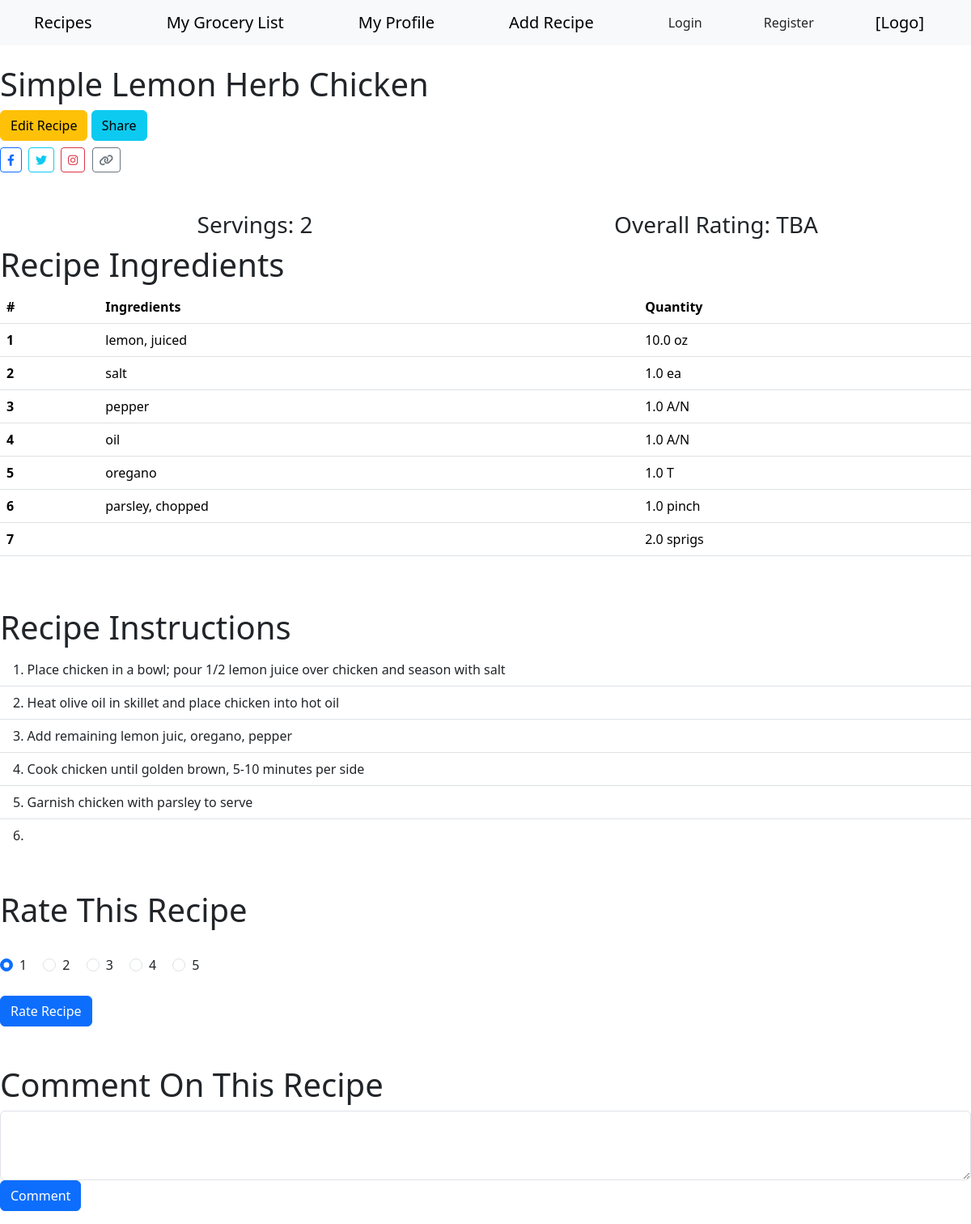
/recipe/1, run on the app's committed database.
### app/models.py (models this page shows)
class Recipe(db.Model):
	__tablename__ = 'recipes'
	recipe_id = db.Column(db.Integer, primary_key=True)
	recipe_desc = db.Column(db.String(100))
	recipe_type = db.Column(db.String(50))
	recipe_servings = db.Column(db.Integer)
	recipe_rating = db.Column(db.Integer)
	recipe_insns = db.Column(db.String(1000))
	def __repr__(self):
		return f'<Recipe: {self.recipe_desc}>'

class Recipe_Ingredient(db.Model):
	__tablename__ = 'recipe_ingredients'
	recing_id = db.Column(db.Integer, primary_key=True)
	recipe_id = db.Column(db.Integer, db.ForeignKey('recipes.recipe_id'))
	ing_id = db.Column(db.Integer, db.ForeignKey('ingredients.ing_id'))
	ing_qty = db.Column(db.Double)
	ing_uom = db.Column(db.String(10))

class Ingredient(db.Model):
	__tablename__ = 'ingredients'
	ing_id = db.Column(db.Integer, primary_key=True)
	ing_desc = db.Column(db.String(200))
	ing_type = db.Column(db.String(30))

### app/routes.py (the view)
@myapp_obj.route("/recipe/<id>", methods=['GET', 'POST'])
def recipeX(id):
    def parseInstructions(id):
        recipe = db.session.get(Recipe, id)
        if recipe and recipe.recipe_insns:
            return recipe.recipe_insns.split(".")
        return []
    recipe = db.session.get(Recipe, id)
    ing_descs = getIngDescs(id)
    recipe_qtys = Recipe_Ingredient.query.filter(Recipe_Ingredient.recipe_id==id).all()
    recipe_insns = parseInstructions(id)
    recform = Recipe
    rform = RatingsForm()
    cform = CommentsForm()
    if cform.validate_on_submit(): # comments form validation / db submission
        cmt_tmstp = str(datetime.now())
        comment = Recipe_Comment(
            comment_desc=cform.comment_desc.data,
            user_id=1,
            recipe_id=id,
            comment_tmstp=cmt_tmstp
        )
        db.session.add(comment)
        db.session.commit()
        print(f'Comment has been added!')
        return redirect("/")
    else:
        print("Comments Form Error")
    if rform.validate_on_submit(): # ratings form validation / db submission
        recipe_rating = request.form["exampleRadios"]
        recform.recipe_rating = calculate_overall_rating()
        rating = Recipe_Rating(recipe_id=id, recipe_rating=recipe_rating)
        db.session.add(rating)
        db.session.commit()
        recipe.recipe_rating = calculate_overall_rating()
        db.session.commit()
        return redirect("/recipe", recipe=recipe)
    else:
        print("Ratings Form Error")
    return render_template(
        "recipe.html",
        recipe=recipe,
        ing_descs=ing_descs,
        qtys=recipe_qtys,
        recipe_insns=recipe_insns,
        cform=cform, rform=rform
    )

### app/forms.py
class RatingsForm(FlaskForm):
    rating_id = HiddenField()

class CommentsForm(FlaskForm):
    comment_id = HiddenField()
    comment_desc = StringField('COMMENT', [validators.DataRequired()])
    submit = SubmitField('Comment')

### app/routes.py (called while the page is built)
def getIngDescs(id):
	descs = []
	recing = Ingredient.query.filter(Ingredient.ing_id==Recipe_Ingredient.ing_id, Recipe_Ingredient.recipe_id==id).all()
	for row in recing:
		descs.append(row.ing_desc)
	return descs

### app/templates/recipe.html (shortened to what this page needs)
{% extends 'base.html' %}
{% block header %}
	<br>
	<h1>{% block title %}{{recipe.recipe_desc}}{% endblock %}</h1>
	<a href="{{ url_for('edit_recipe', id=recipe.recipe_id) }}" class="btn btn-warning">
    Edit Recipe
</a>
	<a href="#" class="btn btn-info" onclick="copyShareLink()">Share</a>
<div class="mt-2">
  <a href="#" class="btn btn-outline-primary btn-sm me-1">
    <i class="fab fa-facebook-f"></i>
  </a>
  <a href="#" class="btn btn-outline-info btn-sm me-1">
    <i class="fab fa-twitter"></i>
  </a>
  <a href="#" class="btn btn-outline-danger btn-sm me-1">
    <i class="fab fa-instagram"></i>
  </a>
  <a href="#" class="btn btn-outline-secondary btn-sm">
    <i class="fas fa-link"></i>
  </a>
</div>
{% endblock %}
{% block content %}
		<br><br>
		<div class="container text-center">
		<div class="row">
		<div class="col"><h3>Servings: {{recipe.recipe_servings}}</h3></div>
		<div class="col"><h3>Overall Rating: {{recipe.recipe_rating}}</h3></div>
		</div></div>
		<h1>Recipe Ingredients</h1>
		<table class="table">
		<thead><tr>
		<th scope="col">#</th>
		<th scope="col">Ingredients</th>
		<th scope="col">Quantity</th>
		</tr></thead>
		<tbody>
		{% for qty in qtys %}
		<tr><th scope="row">{{loop.index}}</th>
		<td>{{ing_descs[loop.index]}}</td>
		<td>{{qty.ing_qty}} {{qty.ing_uom}}</td></tr>
		{% endfor %}
		</tbody>
		</table><br><br>
		<h1>Recipe Instructions</h1>
		<ol class="list-group list-group-numbered list-group-flush">
		{% for insn in recipe_insns %}
		<li class="list-group-item">{{insn}}</li>
		{% endfor %}
		</ol>
		<br><br>
		<h1>Rate This Recipe</h1><br>
		<form method="POST" action="/recipe-{{recipe}}">
		<div class="form-check form-check-inline">
		<input class="form-check-input" type="radio" name="exampleRadios" id="exampleRadios1" value="option1" checked>
		<label class="form-check-label" for="exampleRadios1">1</label>
		</div>
		<div class="form-check form-check-inline">
		<input class="form-check-input" type="radio" name="exampleRadios" id="exampleRadios2" value="option2">
		<label class="form-check-label" for="exampleRadios2">2</label>
		</div>
		<div class="form-check form-check-inline">
		<input class="form-check-input" type="radio" name="exampleRadios" id="exampleRadios3" value="option3">
		<label class="form-check-label" for="exampleRadios3">3</label>
		</div>
		<div class="form-check form-check-inline">
		<input class="form-check-input" type="radio" name="exampleRadios" id="exampleRadios4" value="option4">
		<label class="form-check-label" for="exampleRadios4">4</label>
		</div>
		<div class="form-check form-check-inline">
		<input class="form-check-input" type="radio" name="exampleRadios" id="exampleRadios5" value="option5">
		<label class="form-check-label" for="exampleRadios5">5</label>
		</div>
		<br><br>
		<button type="submit" class="btn btn-primary">Rate Recipe</button>
		</form>
		<br><br>
		<h1>Comment On This Recipe</h1>
		<form>
		<div class="mb-3">
		<textarea class="form-control" id="exampleFormControlTextarea1" rows="3"></textarea>
		<button type="submit" class="btn btn-primary">Comment</button>
		</div>
		</form>
{% endblock %}

### data on the page
Recipe: recipe_desc "Simple Lemon Herb Chicken", recipe_servings "2", recipe_rating "TBA"
Recipe_Ingredient: ing_qty "10.0", ing_uom "oz"
Ingredient: ing_desc "lemon, juiced"
Recipe_Ingredient: ing_qty "1.0", ing_uom "ea"
Ingredient: ing_desc "salt"
Recipe_Ingredient: ing_qty "1.0", ing_uom "A/N"
Ingredient: ing_desc "pepper"
Recipe_Ingredient: ing_qty "1.0", ing_uom "A/N"
Ingredient: ing_desc "oil"
Recipe_Ingredient: ing_qty "1.0", ing_uom "T"
Ingredient: ing_desc "oregano"
Recipe_Ingredient: ing_qty "1.0", ing_uom "pinch"
Ingredient: ing_desc "parsley, chopped"
Recipe_Ingredient: ing_qty "2.0", ing_uom "sprigs"

### other printed values
{{ insn }} "Place chicken in a bowl; pour 1/2 lemon juice over chicken and season with salt" "Heat olive oil in skillet and place chicken into hot oil" "Add remaining lemon juic, oregano, pepper" "Cook chicken until golden brown, 5-10 minutes per side" "Garnish chicken with parsley to serve"
